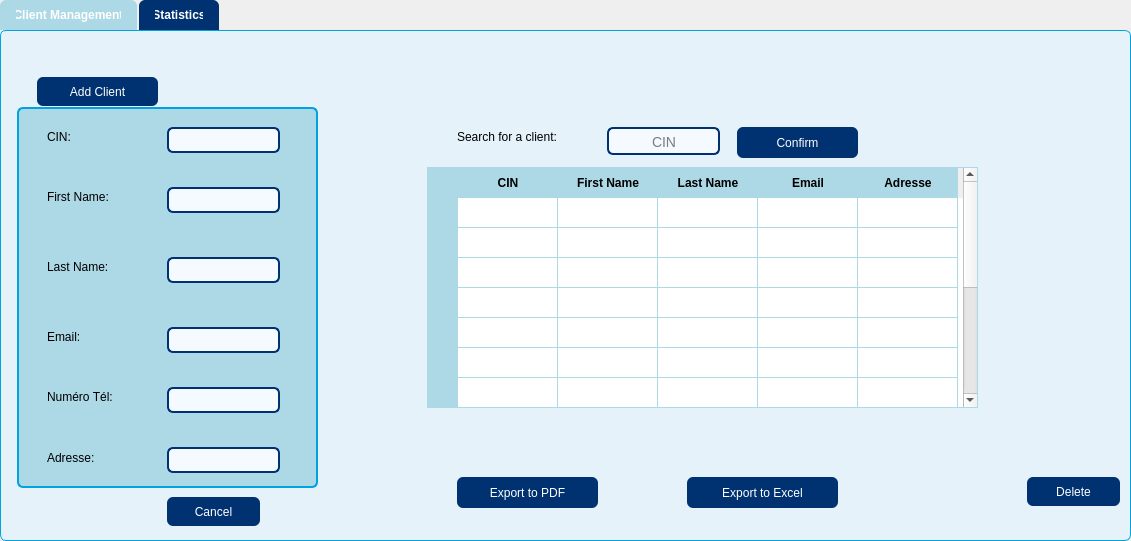
<?xml version="1.0" encoding="UTF-8"?>
<ui version="4.0">
 <class>ClientWindow</class>
 <widget class="QWidget" name="ClientWindow">
  <property name="geometry">
   <rect>
    <x>0</x>
    <y>0</y>
    <width>1131</width>
    <height>541</height>
   </rect>
  </property>
  <property name="windowTitle">
   <string>Client Management</string>
  </property>
  <widget class="QTabWidget" name="tabWidget">
   <property name="geometry">
    <rect>
     <x>0</x>
     <y>0</y>
     <width>1131</width>
     <height>541</height>
    </rect>
   </property>
   <property name="styleSheet">
    <string notr="true">QTabWidget::pane {
    border: 1px solid #00A3E0;
    background: #E6F2FA;
    border-radius: 6px;
    padding: 6px;
}

/* Tabs container */
QTabBar::tab {
    background: #003271;
    color: white;
    padding: 8px 16px;
    border-top-left-radius: 6px;
    border-top-right-radius: 6px;
    margin-right: 2px;
    font-weight: bold;
}

/* Selected tab */
QTabBar::tab:selected {
    background: #ADD8E6;
    color: white;
}

/* Hover effect */
QTabBar::tab:hover {
    background: #004599;
    color: white;
}</string>
   </property>
   <property name="currentIndex">
    <number>0</number>
   </property>
   <widget class="QWidget" name="tab">
    <attribute name="title">
     <string>Client Management</string>
    </attribute>
    <widget class="QGroupBox" name="groupBox">
     <property name="geometry">
      <rect>
       <x>10</x>
       <y>50</y>
       <width>301</width>
       <height>401</height>
      </rect>
     </property>
     <property name="styleSheet">
      <string notr="true">QGroupBox {
    background-color: rgb(173, 216, 230);
    border: 2px solid #00A3E0;
    border-radius: 6px;
    margin-top: 20px;
    padding: 10px;
    font-family: Segoe UI, Arial;
    font-size: 14px;
    font-weight: bold;
    color: #003271;
}

QGroupBox::title {
    subcontrol-origin: margin;
    subcontrol-position: top left;
    padding: 2px 8px;
    background-color: #00A3E0;
    color: white;
    border-radius: 4px;
}</string>
     </property>
     <property name="title">
      <string/>
     </property>
     <widget class="QLabel" name="label">
      <property name="geometry">
       <rect>
        <x>30</x>
        <y>40</y>
        <width>41</width>
        <height>20</height>
       </rect>
      </property>
      <property name="styleSheet">
       <string notr="true">font: 900 9pt &quot;Swis721 Blk BT&quot;;
color: rgb(0, 0, 0);</string>
      </property>
      <property name="text">
       <string>CIN:</string>
      </property>
     </widget>
     <widget class="QLabel" name="label_2">
      <property name="geometry">
       <rect>
        <x>30</x>
        <y>100</y>
        <width>101</width>
        <height>20</height>
       </rect>
      </property>
      <property name="styleSheet">
       <string notr="true">font: 900 9pt &quot;Swis721 Blk BT&quot;;
color: rgb(0, 0, 0);</string>
      </property>
      <property name="text">
       <string>First Name:</string>
      </property>
     </widget>
     <widget class="QLabel" name="label_3">
      <property name="geometry">
       <rect>
        <x>30</x>
        <y>240</y>
        <width>71</width>
        <height>20</height>
       </rect>
      </property>
      <property name="styleSheet">
       <string notr="true">font: 900 9pt &quot;Swis721 Blk BT&quot;;
color: rgb(0, 0, 0);</string>
      </property>
      <property name="text">
       <string>Email:</string>
      </property>
     </widget>
     <widget class="QLabel" name="label_4">
      <property name="geometry">
       <rect>
        <x>30</x>
        <y>170</y>
        <width>101</width>
        <height>20</height>
       </rect>
      </property>
      <property name="styleSheet">
       <string notr="true">font: 900 9pt &quot;Swis721 Blk BT&quot;;
color: rgb(0, 0, 0);</string>
      </property>
      <property name="text">
       <string>Last Name:</string>
      </property>
     </widget>
     <widget class="QLabel" name="label_5">
      <property name="geometry">
       <rect>
        <x>30</x>
        <y>300</y>
        <width>101</width>
        <height>20</height>
       </rect>
      </property>
      <property name="styleSheet">
       <string notr="true">font: 900 9pt &quot;Swis721 Blk BT&quot;;
color: rgb(0, 0, 0);</string>
      </property>
      <property name="text">
       <string>Numéro Tél:</string>
      </property>
     </widget>
     <widget class="QLabel" name="label_6">
      <property name="geometry">
       <rect>
        <x>30</x>
        <y>360</y>
        <width>81</width>
        <height>21</height>
       </rect>
      </property>
      <property name="styleSheet">
       <string notr="true">font: 900 9pt &quot;Swis721 Blk BT&quot;;
color: rgb(0, 0, 0);</string>
      </property>
      <property name="text">
       <string>Adresse:</string>
      </property>
     </widget>
     <widget class="QLineEdit" name="lineEdit_cin">
      <property name="geometry">
       <rect>
        <x>150</x>
        <y>40</y>
        <width>113</width>
        <height>26</height>
       </rect>
      </property>
      <property name="styleSheet">
       <string notr="true">QLineEdit {
    background-color: #f4faff;
    border: 2px solid #003271;
    border-radius: 6px;
    padding: 6px 10px;
    font-size: 14px;
    color: #000000;
}

QLineEdit:focus {
    border: 2px solid #1e6fd9;
    background-color: #ffffff;
}</string>
      </property>
     </widget>
     <widget class="QLineEdit" name="lineEdit_lastname">
      <property name="geometry">
       <rect>
        <x>150</x>
        <y>170</y>
        <width>113</width>
        <height>26</height>
       </rect>
      </property>
      <property name="styleSheet">
       <string notr="true">QLineEdit {
    background-color: #f4faff;
    border: 2px solid #003271;
    border-radius: 6px;
    padding: 6px 10px;
    font-size: 14px;
    color: #000000;
}

QLineEdit:focus {
    border: 2px solid #1e6fd9;
    background-color: #ffffff;
}</string>
      </property>
     </widget>
     <widget class="QLineEdit" name="lineEdit_email">
      <property name="geometry">
       <rect>
        <x>150</x>
        <y>240</y>
        <width>113</width>
        <height>26</height>
       </rect>
      </property>
      <property name="styleSheet">
       <string notr="true">QLineEdit {
    background-color: #f4faff;
    border: 2px solid #003271;
    border-radius: 6px;
    padding: 6px 10px;
    font-size: 14px;
    color: #000000;
}

QLineEdit:focus {
    border: 2px solid #1e6fd9;
    background-color: #ffffff;
}</string>
      </property>
     </widget>
     <widget class="QLineEdit" name="lineEdit_phone">
      <property name="geometry">
       <rect>
        <x>150</x>
        <y>300</y>
        <width>113</width>
        <height>26</height>
       </rect>
      </property>
      <property name="styleSheet">
       <string notr="true">QLineEdit {
    background-color: #f4faff;
    border: 2px solid #003271;
    border-radius: 6px;
    padding: 6px 10px;
    font-size: 14px;
    color: #000000;
}

QLineEdit:focus {
    border: 2px solid #1e6fd9;
    background-color: #ffffff;
}</string>
      </property>
     </widget>
     <widget class="QLineEdit" name="lineEdit_address">
      <property name="geometry">
       <rect>
        <x>150</x>
        <y>360</y>
        <width>113</width>
        <height>26</height>
       </rect>
      </property>
      <property name="styleSheet">
       <string notr="true">QLineEdit {
    background-color: #f4faff;
    border: 2px solid #003271;
    border-radius: 6px;
    padding: 6px 10px;
    font-size: 14px;
    color: #000000;
}

QLineEdit:focus {
    border: 2px solid #1e6fd9;
    background-color: #ffffff;
}</string>
      </property>
     </widget>
     <widget class="QLineEdit" name="lineEdit_firstname">
      <property name="geometry">
       <rect>
        <x>150</x>
        <y>100</y>
        <width>113</width>
        <height>26</height>
       </rect>
      </property>
      <property name="styleSheet">
       <string notr="true">QLineEdit {
    background-color: #f4faff;
    border: 2px solid #003271;
    border-radius: 6px;
    padding: 6px 10px;
    font-size: 14px;
    color: #000000;
}

QLineEdit:focus {
    border: 2px solid #1e6fd9;
    background-color: #ffffff;
}</string>
      </property>
     </widget>
    </widget>
    <widget class="QPushButton" name="pushButton_cancel">
     <property name="geometry">
      <rect>
       <x>160</x>
       <y>460</y>
       <width>93</width>
       <height>29</height>
      </rect>
     </property>
     <property name="styleSheet">
      <string notr="true">QPushButton {
	font: 900 9pt &quot;Swis721 Blk BT&quot;;
    background-color: #003271;
    color: white;
    border-radius: 6px;
    padding: 6px 12px;
}
QPushButton:hover { background-color: #004599; }
QPushButton:pressed { background-color: #002050; }</string>
     </property>
     <property name="text">
      <string>Cancel</string>
     </property>
    </widget>
    <widget class="QPushButton" name="pushButton_addclient">
     <property name="geometry">
      <rect>
       <x>30</x>
       <y>40</y>
       <width>121</width>
       <height>29</height>
      </rect>
     </property>
     <property name="styleSheet">
      <string notr="true">QPushButton {
	font: 900 9pt &quot;Swis721 Blk BT&quot;;
    background-color: #003271;
    color: white;
    border-radius: 6px;
    padding: 6px 12px;
}
QPushButton:hover { background-color: #004599; }
QPushButton:pressed { background-color: #002050; }</string>
     </property>
     <property name="text">
      <string>Add Client</string>
     </property>
    </widget>
    <widget class="QPushButton" name="pushButton_exportpdf">
     <property name="geometry">
      <rect>
       <x>450</x>
       <y>440</y>
       <width>141</width>
       <height>31</height>
      </rect>
     </property>
     <property name="styleSheet">
      <string notr="true">QPushButton {
	font: 900 9pt &quot;Swis721 Blk BT&quot;;
    background-color: #003271;
    color: white;
    border-radius: 6px;
    padding: 6px 12px;
    qproperty-icon: url(:/images/ressource/PDF.png);
    qproperty-iconSize: 20px 20px;
}
QPushButton:hover { background-color: #004599; }
QPushButton:pressed { background-color: #002050; }</string>
     </property>
     <property name="text">
      <string>Export to PDF</string>
     </property>
    </widget>
    <widget class="QPushButton" name="pushButton_exportexcel">
     <property name="geometry">
      <rect>
       <x>680</x>
       <y>440</y>
       <width>151</width>
       <height>31</height>
      </rect>
     </property>
     <property name="styleSheet">
      <string notr="true">QPushButton {
	font: 900 9pt &quot;Swis721 Blk BT&quot;;
    background-color: #003271;
    color: white;
    border-radius: 6px;
    padding: 6px 12px;
    qproperty-icon: url(:/images/ressource/EXCEL.png);
    qproperty-iconSize: 20px 20px;
}
QPushButton:hover { background-color: #004599; }
QPushButton:pressed { background-color: #002050; }</string>
     </property>
     <property name="text">
      <string>Export to Excel</string>
     </property>
    </widget>
    <widget class="QPushButton" name="pushButton_delete">
     <property name="geometry">
      <rect>
       <x>1020</x>
       <y>440</y>
       <width>93</width>
       <height>29</height>
      </rect>
     </property>
     <property name="styleSheet">
      <string notr="true">QPushButton {
	font: 900 9pt &quot;Swis721 Blk BT&quot;;
    background-color: #003271;
    color: white;
    border-radius: 6px;
    padding: 6px 12px;
}
QPushButton:hover { background-color: #004599; }
QPushButton:pressed { background-color: #002050; }</string>
     </property>
     <property name="text">
      <string>Delete</string>
     </property>
    </widget>
    <widget class="QLabel" name="label_8">
     <property name="geometry">
      <rect>
       <x>450</x>
       <y>90</y>
       <width>121</width>
       <height>20</height>
      </rect>
     </property>
     <property name="styleSheet">
      <string notr="true">font: 900 9pt &quot;Swis721 Blk BT&quot;;
color: rgb(0, 0, 0);</string>
     </property>
     <property name="text">
      <string>Search for a client:</string>
     </property>
    </widget>
    <widget class="QTableWidget" name="tableWidget">
     <property name="geometry">
      <rect>
       <x>420</x>
       <y>130</y>
       <width>551</width>
       <height>241</height>
      </rect>
     </property>
     <property name="styleSheet">
      <string notr="true">QTableWidget {
    background-color: white;
    alternate-background-color: #E6F2FA;
    gridline-color: #ADD8E6;
    border: 1px solid #ADD8E6;
    selection-background-color: #003271;
    selection-color: white;
    font-family: Segoe UI, Arial;
    font-size: 13px;
}

QHeaderView::section {
    background-color: #ADD8E6;
    color: black;
    padding: 6px;
    border: none;
    font-weight: bold;
}

QTableCornerButton::section {
    background-color: #ADD8E6;
    border: none;
}</string>
     </property>
     <row>
      <property name="text">
       <string/>
      </property>
     </row>
     <row>
      <property name="text">
       <string/>
      </property>
     </row>
     <row>
      <property name="text">
       <string/>
      </property>
     </row>
     <row>
      <property name="text">
       <string/>
      </property>
     </row>
     <row>
      <property name="text">
       <string/>
      </property>
     </row>
     <row>
      <property name="text">
       <string/>
      </property>
     </row>
     <row/>
     <row/>
     <row/>
     <row/>
     <row/>
     <row/>
     <column>
      <property name="text">
       <string>CIN</string>
      </property>
     </column>
     <column>
      <property name="text">
       <string>First Name</string>
      </property>
     </column>
     <column>
      <property name="text">
       <string>Last Name</string>
      </property>
     </column>
     <column>
      <property name="text">
       <string>Email</string>
      </property>
     </column>
     <column>
      <property name="text">
       <string>Adresse</string>
      </property>
     </column>
    </widget>
    <widget class="QPushButton" name="pushButton_3">
     <property name="geometry">
      <rect>
       <x>730</x>
       <y>90</y>
       <width>121</width>
       <height>31</height>
      </rect>
     </property>
     <property name="styleSheet">
      <string notr="true">QPushButton {
	font: 900 9pt &quot;Swis721 Blk BT&quot;;
    background-color: #003271;
    color: white;
    border-radius: 6px;
    padding: 6px 12px;
}
QPushButton:hover { background-color: #004599; }
QPushButton:pressed { background-color: #002050; }</string>
     </property>
     <property name="text">
      <string>Confirm</string>
     </property>
    </widget>
    <widget class="QLineEdit" name="lineEdit_4">
     <property name="geometry">
      <rect>
       <x>600</x>
       <y>90</y>
       <width>113</width>
       <height>28</height>
      </rect>
     </property>
     <property name="styleSheet">
      <string notr="true">QLineEdit {
    background-color: #f4faff;
    border: 2px solid #003271;
    border-radius: 6px;
    padding: 6px 10px;
    font-size: 14px;
    color: #000000;
}

QLineEdit:focus {
    border: 2px solid #1e6fd9;
    background-color: #ffffff;
}
</string>
     </property>
     <property name="text">
      <string/>
     </property>
     <property name="placeholderText">
      <string>        CIN</string>
     </property>
    </widget>
    <widget class="QPushButton" name="pushButton_10">
     <property name="geometry">
      <rect>
       <x>420</x>
       <y>160</y>
       <width>31</width>
       <height>31</height>
      </rect>
     </property>
     <property name="styleSheet">
      <string notr="true">QPushButton {
    background-color: rgb(173, 216, 230);
    border-radius: 10px;
    padding: 8px;
    font-weight: bold;
    color: black;
}

QPushButton:hover {
    background-color: rgb(135, 206, 250); /* un bleu un peu plus clair */
}

QPushButton:pressed {
    background-color: rgb(100, 149, 237); /* un bleu un peu plus foncé */
}
</string>
     </property>
     <property name="text">
      <string/>
     </property>
     <property name="icon">
      <iconset theme="QIcon::ThemeIcon::MailMessageNew"/>
     </property>
    </widget>
    <widget class="QPushButton" name="pushButton_11">
     <property name="geometry">
      <rect>
       <x>420</x>
       <y>190</y>
       <width>31</width>
       <height>31</height>
      </rect>
     </property>
     <property name="styleSheet">
      <string notr="true">QPushButton {
    background-color: rgb(173, 216, 230);
    border-radius: 10px;
    padding: 8px;
    font-weight: bold;
    color: black;
}

QPushButton:hover {
    background-color: rgb(135, 206, 250); /* un bleu un peu plus clair */
}

QPushButton:pressed {
    background-color: rgb(100, 149, 237); /* un bleu un peu plus foncé */
}
</string>
     </property>
     <property name="text">
      <string/>
     </property>
     <property name="icon">
      <iconset theme="QIcon::ThemeIcon::MailMessageNew"/>
     </property>
    </widget>
    <widget class="QPushButton" name="pushButton_12">
     <property name="geometry">
      <rect>
       <x>420</x>
       <y>220</y>
       <width>31</width>
       <height>31</height>
      </rect>
     </property>
     <property name="styleSheet">
      <string notr="true">QPushButton {
    background-color: rgb(173, 216, 230);
    border-radius: 10px;
    padding: 8px;
    font-weight: bold;
    color: black;
}

QPushButton:hover {
    background-color: rgb(135, 206, 250); /* un bleu un peu plus clair */
}

QPushButton:pressed {
    background-color: rgb(100, 149, 237); /* un bleu un peu plus foncé */
}
</string>
     </property>
     <property name="text">
      <string/>
     </property>
     <property name="icon">
      <iconset theme="QIcon::ThemeIcon::MailMessageNew"/>
     </property>
    </widget>
    <widget class="QPushButton" name="pushButton_13">
     <property name="geometry">
      <rect>
       <x>420</x>
       <y>250</y>
       <width>31</width>
       <height>31</height>
      </rect>
     </property>
     <property name="styleSheet">
      <string notr="true">QPushButton {
    background-color: rgb(173, 216, 230);
    border-radius: 10px;
    padding: 8px;
    font-weight: bold;
    color: black;
}

QPushButton:hover {
    background-color: rgb(135, 206, 250); /* un bleu un peu plus clair */
}

QPushButton:pressed {
    background-color: rgb(100, 149, 237); /* un bleu un peu plus foncé */
}
</string>
     </property>
     <property name="text">
      <string/>
     </property>
     <property name="icon">
      <iconset theme="QIcon::ThemeIcon::MailMessageNew"/>
     </property>
    </widget>
    <widget class="QPushButton" name="pushButton_14">
     <property name="geometry">
      <rect>
       <x>420</x>
       <y>280</y>
       <width>31</width>
       <height>31</height>
      </rect>
     </property>
     <property name="styleSheet">
      <string notr="true">QPushButton {
    background-color: rgb(173, 216, 230);
    border-radius: 10px;
    padding: 8px;
    font-weight: bold;
    color: black;
}

QPushButton:hover {
    background-color: rgb(135, 206, 250); /* un bleu un peu plus clair */
}

QPushButton:pressed {
    background-color: rgb(100, 149, 237); /* un bleu un peu plus foncé */
}
</string>
     </property>
     <property name="text">
      <string/>
     </property>
     <property name="icon">
      <iconset theme="QIcon::ThemeIcon::MailMessageNew"/>
     </property>
    </widget>
    <widget class="QPushButton" name="pushButton_15">
     <property name="geometry">
      <rect>
       <x>420</x>
       <y>310</y>
       <width>31</width>
       <height>31</height>
      </rect>
     </property>
     <property name="styleSheet">
      <string notr="true">QPushButton {
    background-color: rgb(173, 216, 230);
    border-radius: 10px;
    padding: 8px;
    font-weight: bold;
    color: black;
}

QPushButton:hover {
    background-color: rgb(135, 206, 250); /* un bleu un peu plus clair */
}

QPushButton:pressed {
    background-color: rgb(100, 149, 237); /* un bleu un peu plus foncé */
}
</string>
     </property>
     <property name="text">
      <string/>
     </property>
     <property name="icon">
      <iconset theme="QIcon::ThemeIcon::MailMessageNew"/>
     </property>
    </widget>
    <widget class="QPushButton" name="pushButton_16">
     <property name="geometry">
      <rect>
       <x>420</x>
       <y>340</y>
       <width>31</width>
       <height>31</height>
      </rect>
     </property>
     <property name="styleSheet">
      <string notr="true">QPushButton {
    background-color: rgb(173, 216, 230);
    border-radius: 10px;
    padding: 8px;
    font-weight: bold;
    color: black;
}

QPushButton:hover {
    background-color: rgb(135, 206, 250); /* un bleu un peu plus clair */
}

QPushButton:pressed {
    background-color: rgb(100, 149, 237); /* un bleu un peu plus foncé */
}
</string>
     </property>
     <property name="text">
      <string/>
     </property>
     <property name="icon">
      <iconset theme="QIcon::ThemeIcon::MailMessageNew"/>
     </property>
    </widget>
   </widget>
   <widget class="QWidget" name="tab_2">
    <attribute name="title">
     <string>Statistics</string>
    </attribute>
    <widget class="QLabel" name="stat">
     <property name="geometry">
      <rect>
       <x>30</x>
       <y>30</y>
       <width>1070</width>
       <height>450</height>
      </rect>
     </property>
     <property name="styleSheet">
      <string notr="true">border: 2px solid #ADD8E6;
border-radius: 10px;</string>
     </property>
     <property name="text">
      <string/>
     </property>
     <property name="pixmap">
      <pixmap resource="resources.qrc">:/images/ressource/stat.png</pixmap>
     </property>
     <property name="scaledContents">
      <bool>true</bool>
     </property>
    </widget>
   </widget>
  </widget>
 </widget>
 <resources>
  <include location="resources.qrc"/>
 </resources>
 <connections/>
</ui>
